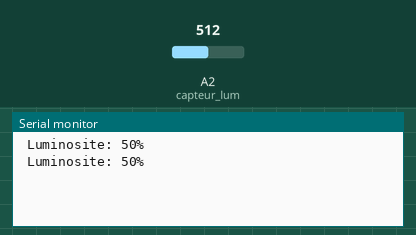
Recording of a sketch running on a simulated Arduino Uno, built with avr-gcc and run on an emulated ATmega328P. On the bench: the last lines printed to the serial monitor. The inputs (shaded band) are chosen by the test bench; at power-on: A2 (capteur_lum) = 512.

Above: at 1.8 s.
1.9 s: A2 (capteur_lum) set to 716
At 2.7 s:
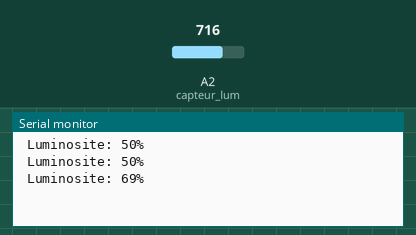
3.4 s: A2 (capteur_lum) set to 900
At 4.8 s:
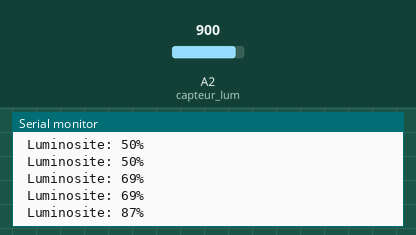
Timing chart, 0 to 6.4 s (numbered marks = the images above; inputs shaded):
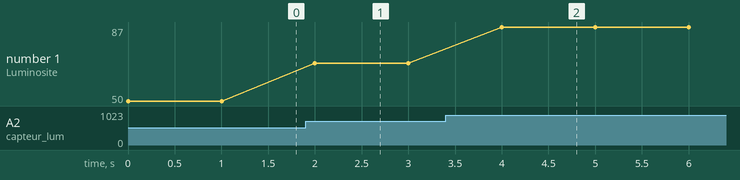

The sketch:

photoresistance_light_sensor.ino
```cpp
// Capteur photoresistane
// Connecter patte 1 a  pin analogique capteur_lum
// Connecter patte 1 a resistance 10K puis vers GND
// Connecter patte 2  a +5V

int capteur_lum = A2; // la photorésistance est connecté au pin A0
int lum; // lecture de la photorésistance

void setup(void) {
  Serial.begin(9600);
}

void loop(void) {
  lum = map(analogRead(capteur_lum),0, 1023, 0, 100);

//  Serial.print("Valeur numérique luminosite ");
//  Serial.print(analogRead(capteur_lum)); // lecture de la photoresistance
  Serial.print(" Luminosite: ");
  Serial.print(lum);
  Serial.println("%");
  delay(1000); // lire toute les secondes
}
```

Measured:
- after the input at 1.9 s, the serial monitor: prints a new line after 0.10 s (image 1)
- after the input at 3.4 s, the serial monitor: prints a new line after 0.60 s (image 2)
- plotted number 1: 50 → 69 after the input at 1.9 s, 69 → 87 after the input at 3.4 s
